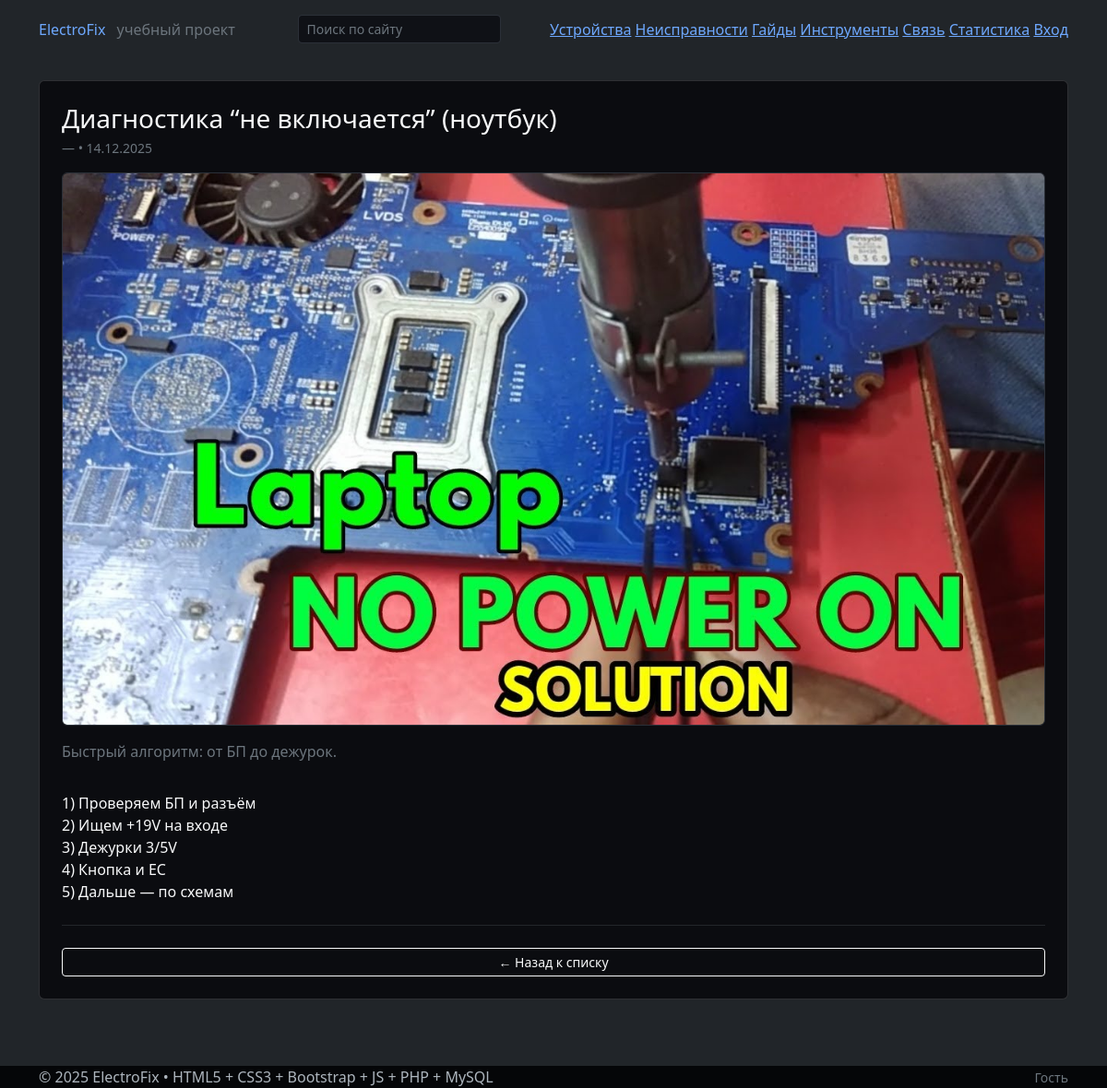
The page /guide.php?id=1 on the database its author committed.
### tables this page shows
CREATE TABLE `guides` (
  `id` int(11) NOT NULL,
  `device_id` int(11) DEFAULT NULL,
  `title` varchar(255) NOT NULL,
  `summary` text,
  `content` mediumtext,
  `cover_path` varchar(255) DEFAULT NULL,
  `created_at` datetime NOT NULL DEFAULT CURRENT_TIMESTAMP
);

### server/db.php (called while the page is built, shortened)
<?php
function db(): PDO {
  $dsn = 'mysql:host=' . DB_HOST . ';dbname=' . DB_NAME . ';charset=utf8mb4';
  $pdo = new PDO($dsn, DB_USER, DB_PASS, [
    PDO::ATTR_ERRMODE => PDO::ERRMODE_EXCEPTION,
    PDO::ATTR_DEFAULT_FETCH_MODE => PDO::FETCH_ASSOC,
  ]);
  return $pdo;
}

### server/util.php (called while the page is built, shortened)
<?php
function h(string $s): string {
  return htmlspecialchars($s, ENT_QUOTES | ENT_SUBSTITUTE, 'UTF-8');
}

### server/bootstrap.php (called while the page is built, shortened)
<?php
require_once __DIR__ . '/db.php';
require_once __DIR__ . '/util.php';
function highlight(string $text, string $q): string {
  if ($q === '') return h($text);
  return preg_replace(
    '/(' . preg_quote($q, '/') . ')/iu',
    '<mark class="search-hit">$1</mark>',
    h($text)
  );
}

### guide.php (the view, shortened to what this page needs)
<?php
require_once __DIR__ . '/server/bootstrap.php';
$id = isset($_GET['id']) ? (int)$_GET['id'] : 0;
$hl = trim((string)($_GET['hl'] ?? ''));
$g = null;
if ($id > 0) {
  $stmt = db()->prepare(
    "SELECT g.*, d.name AS device_name
     FROM guides g
     LEFT JOIN devices d ON d.id = g.device_id
     WHERE g.id = ? LIMIT 1"
  );
  $stmt->execute([$id]);
  $g = $stmt->fetch();
}
require_once __DIR__ . '/partials/header.php';
?>
<?php if (!$g): ?>
  <div class="alert alert-danger border">Гайд не найден.</div>
<?php else: ?>
  <article class="card p-4">
    <header class="mb-3">
      <h1 class="h3 mb-1"><?= highlight($g['title'] ?? '', $hl) ?></h1>
      <div class="text-secondary small">
        <?= h($g['device_name'] ?? '—') ?>
        • <?= h(date('d.m.Y', strtotime($g['created_at'] ?? 'now'))) ?>
      </div>
    </header>
    <?php if (!empty($g['cover_path'])): ?>
      <img class="img-fluid rounded border mb-3"
           src="<?= h($g['cover_path']) ?>"
           alt="">
    <?php endif; ?>
    <?php if (!empty($g['summary'])): ?>
      <section class="mb-3">
        <p class="text-secondary"><?= highlight($g['summary'], $hl) ?></p>
      </section>
    <?php endif; ?>
    <?php if (!empty($g['content'])): ?>
      <section>
        <?= nl2br(highlight($g['content'], $hl)) ?>
      </section>
    <?php endif; ?>
    <hr class="border-secondary my-4">
    <a class="btn btn-outline-light btn-sm" href="guides.php">← Назад к списку</a>
  </article>
<?php endif; ?>
<?php require_once __DIR__ . '/partials/footer.php'; ?>

### css/style.css (style rules this page uses)
body { font-family: "Segoe UI", Arial, sans-serif; background-color: #0b0c10; color: #f8f9fa; }
html[data-bs-theme="dark"] { --bs-body-bg: #0b0c10; --bs-body-color: #f8f9fa; --bs-tertiary-bg: #111319; --bs-border-color: #2b3038; --bs-card-bg: #111319; --bs-card-border-color: #2b3038; }
.card { background: var(--bs-card-bg); border-color: var(--bs-card-border-color); }

### rows shown on the page
guides: title "Диагностика “не включается” (ноутбук)", created_at "14.12.2025", cover_path (picture), summary "Быстрый алгоритм: от БП до дежурок.", content "1) Проверяем БП и разъём 2) Ищем +19V на входе 3) Дежурки 3/5V 4) Кнопка и EC 5) Дальше — по схемам"

### other values the page prints
$g['device_name'] "—"
